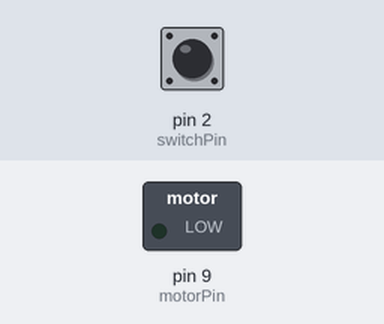
Simulated run of this sketch. Board: Arduino Uno, built with avr-gcc and run on an emulated ATmega328P. On the bench: switched loads named in the sketch (green lamp = pin HIGH). Inputs (shaded band) come from the test bench; at power-on: pin 2 (switchPin) LOW.

Above: at 1.2 s.
1.3 s: pin 2 (switchPin) pulled HIGH for 0.15 s
At 1.37 s:
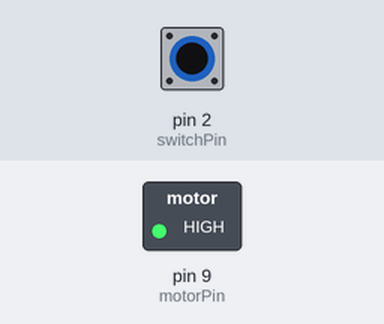
2.9 s: pin 2 (switchPin) pulled HIGH for 3.2 s
At 6.9 s:
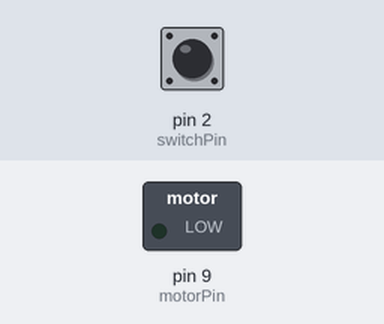
Timing chart, 0 to 8.4 s (numbered marks = the images above; inputs shaded):
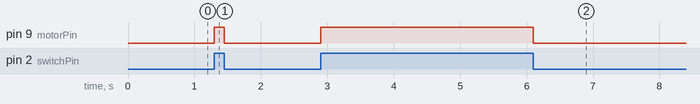

The sketch:

Motor.ino
```cpp
/*
  Arduino Starter Kit example
 Project 9  - Motorized Pinwheel

 This sketch is written to accompany Project 9 in the
 Arduino Starter Kit

 Parts required:
 10 kilohm resistor
 pushbutton
 motor
 9V battery
 IRF520 MOSFET
 1N4007 diode

 Created 13 September 2012
 by Scott Fitzgerald

 http://arduino.cc/starterKit

 This example code is part of the public domain
 */

// named constants for the switch and motor pins
const int switchPin = 2; // the number of the switch pin
const int motorPin =  9; // the number of the motor pin

int switchState = 0;  // variable for reading the switch's status

void setup() {
  // initialize the motor pin as an output:
  pinMode(motorPin, OUTPUT);
  // initialize the switch pin as an input:
  pinMode(switchPin, INPUT);
}

void loop() {
  // read the state of the switch value:
  switchState = digitalRead(switchPin);

  // check if the switch is pressed.
  if (switchState == HIGH) {
    // turn motor on:
    digitalWrite(motorPin, HIGH);
  }
  else {
    // turn motor off:
    digitalWrite(motorPin, LOW);
  }
}
```

Measured:
- after the input at 1.3 s, pin 9 (motorPin): LOW → HIGH at once, → LOW 0.15 s later
- after the input at 2.9 s, pin 9 (motorPin): LOW → HIGH at once, → LOW 3.2 s later
